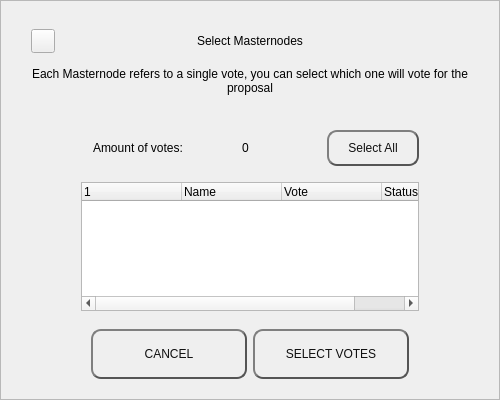
<?xml version="1.0" encoding="UTF-8"?>
<ui version="4.0">
 <class>MnSelectionDialog</class>
 <widget class="QWidget" name="MnSelectionDialog">
  <property name="geometry">
   <rect>
    <x>0</x>
    <y>0</y>
    <width>500</width>
    <height>400</height>
   </rect>
  </property>
  <property name="windowTitle">
   <string notr="true">N/A</string>
  </property>
  <layout class="QVBoxLayout" name="verticalLayout_3">
   <property name="spacing">
    <number>0</number>
   </property>
   <property name="leftMargin">
    <number>0</number>
   </property>
   <property name="topMargin">
    <number>0</number>
   </property>
   <property name="rightMargin">
    <number>0</number>
   </property>
   <property name="bottomMargin">
    <number>0</number>
   </property>
   <item>
    <widget class="QFrame" name="frame">
     <property name="styleSheet">
      <string notr="true"/>
     </property>
     <property name="frameShape">
      <enum>QFrame::StyledPanel</enum>
     </property>
     <property name="frameShadow">
      <enum>QFrame::Raised</enum>
     </property>
     <layout class="QVBoxLayout" name="verticalLayout_2">
      <property name="spacing">
       <number>6</number>
      </property>
      <property name="leftMargin">
       <number>30</number>
      </property>
      <property name="topMargin">
       <number>20</number>
      </property>
      <property name="rightMargin">
       <number>30</number>
      </property>
      <property name="bottomMargin">
       <number>20</number>
      </property>
      <item>
       <layout class="QHBoxLayout" name="horizontalLayout_3">
        <property name="spacing">
         <number>0</number>
        </property>
        <item>
         <widget class="QPushButton" name="btnEsc">
          <property name="minimumSize">
           <size>
            <width>24</width>
            <height>24</height>
           </size>
          </property>
          <property name="maximumSize">
           <size>
            <width>24</width>
            <height>24</height>
           </size>
          </property>
          <property name="focusPolicy">
           <enum>Qt::NoFocus</enum>
          </property>
          <property name="text">
           <string/>
          </property>
         </widget>
        </item>
        <item>
         <spacer name="horizontalSpacer_2">
          <property name="orientation">
           <enum>Qt::Horizontal</enum>
          </property>
          <property name="sizeHint" stdset="0">
           <size>
            <width>40</width>
            <height>20</height>
           </size>
          </property>
         </spacer>
        </item>
        <item>
         <widget class="QLabel" name="labelTitle">
          <property name="minimumSize">
           <size>
            <width>0</width>
            <height>40</height>
           </size>
          </property>
          <property name="maximumSize">
           <size>
            <width>16777215</width>
            <height>40</height>
           </size>
          </property>
          <property name="styleSheet">
           <string notr="true">padding-right:24px;</string>
          </property>
          <property name="text">
           <string>Select Masternodes</string>
          </property>
          <property name="alignment">
           <set>Qt::AlignCenter</set>
          </property>
          <property name="margin">
           <number>7</number>
          </property>
         </widget>
        </item>
        <item>
         <spacer name="horizontalSpacer">
          <property name="orientation">
           <enum>Qt::Horizontal</enum>
          </property>
          <property name="sizeHint" stdset="0">
           <size>
            <width>40</width>
            <height>20</height>
           </size>
          </property>
         </spacer>
        </item>
       </layout>
      </item>
      <item>
       <widget class="QLabel" name="labelMessage">
        <property name="text">
         <string>Each Masternode refers to a single vote, you can select which one will vote for the proposal</string>
        </property>
        <property name="alignment">
         <set>Qt::AlignCenter</set>
        </property>
        <property name="wordWrap">
         <bool>true</bool>
        </property>
       </widget>
      </item>
      <item>
       <spacer name="verticalSpacer">
        <property name="orientation">
         <enum>Qt::Vertical</enum>
        </property>
        <property name="sizeType">
         <enum>QSizePolicy::Fixed</enum>
        </property>
        <property name="sizeHint" stdset="0">
         <size>
          <width>20</width>
          <height>20</height>
         </size>
        </property>
       </spacer>
      </item>
      <item>
       <widget class="QWidget" name="widget" native="true">
        <property name="minimumSize">
         <size>
          <width>0</width>
          <height>55</height>
         </size>
        </property>
        <layout class="QVBoxLayout" name="verticalLayout">
         <property name="spacing">
          <number>0</number>
         </property>
         <property name="leftMargin">
          <number>50</number>
         </property>
         <property name="topMargin">
          <number>0</number>
         </property>
         <property name="rightMargin">
          <number>50</number>
         </property>
         <property name="bottomMargin">
          <number>0</number>
         </property>
         <item>
          <widget class="QWidget" name="containerTop" native="true">
           <layout class="QHBoxLayout" name="horizontalLayout_2">
            <property name="spacing">
             <number>3</number>
            </property>
            <property name="leftMargin">
             <number>0</number>
            </property>
            <property name="topMargin">
             <number>0</number>
            </property>
            <property name="rightMargin">
             <number>0</number>
            </property>
            <property name="bottomMargin">
             <number>0</number>
            </property>
            <item>
             <widget class="QWidget" name="containerAmountOfVotes" native="true">
              <property name="minimumSize">
               <size>
                <width>180</width>
                <height>36</height>
               </size>
              </property>
              <property name="maximumSize">
               <size>
                <width>16777215</width>
                <height>36</height>
               </size>
              </property>
              <layout class="QHBoxLayout" name="horizontalLayout_4" stretch="1,0">
               <property name="spacing">
                <number>4</number>
               </property>
               <property name="leftMargin">
                <number>12</number>
               </property>
               <property name="topMargin">
                <number>4</number>
               </property>
               <property name="rightMargin">
                <number>12</number>
               </property>
               <property name="bottomMargin">
                <number>4</number>
               </property>
               <item>
                <widget class="QLabel" name="labelAmountOfVotesText">
                 <property name="minimumSize">
                  <size>
                   <width>140</width>
                   <height>0</height>
                  </size>
                 </property>
                 <property name="maximumSize">
                  <size>
                   <width>16777215</width>
                   <height>16777215</height>
                  </size>
                 </property>
                 <property name="text">
                  <string>Amount of votes:</string>
                 </property>
                </widget>
               </item>
               <item>
                <widget class="QLabel" name="labelAmountOfVotes">
                 <property name="text">
                  <string notr="true">0</string>
                 </property>
                </widget>
               </item>
              </layout>
             </widget>
            </item>
            <item>
             <spacer name="horizontalSpacer_3">
              <property name="orientation">
               <enum>Qt::Horizontal</enum>
              </property>
              <property name="sizeHint" stdset="0">
               <size>
                <width>211</width>
                <height>20</height>
               </size>
              </property>
             </spacer>
            </item>
            <item>
             <widget class="QPushButton" name="btnSelectAll">
              <property name="minimumSize">
               <size>
                <width>92</width>
                <height>36</height>
               </size>
              </property>
              <property name="maximumSize">
               <size>
                <width>16777215</width>
                <height>36</height>
               </size>
              </property>
              <property name="focusPolicy">
               <enum>Qt::NoFocus</enum>
              </property>
              <property name="styleSheet">
               <string notr="true">QPushButton {
color: #0F0F0F;
border: 2px solid #555;
border-radius: 10px;
border-style: outset;
background: qradialgradient(
cx: 0.3, cy: -0.4, fx: 0.3, fy: -0.4,
radius: 1.35, stop: 0 #d1d5db, stop: 1 #d1d5db
);
padding: 5px;
}

QPushButton:hover {
background: qradialgradient(
cx: 0.3, cy: -0.4, fx: 0.3, fy: -0.4,
radius: 1.35, stop: 0 #d1d5db, stop: 1 #d1d5db
);
}</string>
              </property>
              <property name="text">
               <string>Select All</string>
              </property>
              <property name="checkable">
               <bool>true</bool>
              </property>
              <property name="checked">
               <bool>false</bool>
              </property>
             </widget>
            </item>
           </layout>
          </widget>
         </item>
        </layout>
       </widget>
      </item>
      <item>
       <layout class="QHBoxLayout" name="horizontalLayout_6">
        <property name="leftMargin">
         <number>50</number>
        </property>
        <property name="rightMargin">
         <number>50</number>
        </property>
        <item>
         <widget class="QTreeWidget" name="treeWidget">
          <property name="focusPolicy">
           <enum>Qt::NoFocus</enum>
          </property>
          <property name="styleSheet">
           <string notr="true">outline: 0;</string>
          </property>
          <column>
           <property name="text">
            <string/>
           </property>
          </column>
          <column>
           <property name="text">
            <string>Name</string>
           </property>
          </column>
          <column>
           <property name="text">
            <string>Vote</string>
           </property>
          </column>
          <column>
           <property name="text">
            <string>Status</string>
           </property>
          </column>
         </widget>
        </item>
       </layout>
      </item>
      <item>
       <spacer name="verticalSpacer_3">
        <property name="orientation">
         <enum>Qt::Vertical</enum>
        </property>
        <property name="sizeType">
         <enum>QSizePolicy::Fixed</enum>
        </property>
        <property name="sizeHint" stdset="0">
         <size>
          <width>20</width>
          <height>12</height>
         </size>
        </property>
       </spacer>
      </item>
      <item>
       <layout class="QHBoxLayout" name="horizontalLayout" stretch="2,2">
        <property name="leftMargin">
         <number>60</number>
        </property>
        <property name="rightMargin">
         <number>60</number>
        </property>
        <item>
         <widget class="QPushButton" name="btnCancel">
          <property name="minimumSize">
           <size>
            <width>0</width>
            <height>50</height>
           </size>
          </property>
          <property name="focusPolicy">
           <enum>Qt::NoFocus</enum>
          </property>
          <property name="styleSheet">
           <string notr="true">QPushButton {
color: #0F0F0F;
border: 2px solid #555;
border-radius: 10px;
border-style: outset;
background: qradialgradient(
cx: 0.3, cy: -0.4, fx: 0.3, fy: -0.4,
radius: 1.35, stop: 0 #d1d5db, stop: 1 #d1d5db
);
padding: 5px;
}

QPushButton:hover {
background: qradialgradient(
cx: 0.3, cy: -0.4, fx: 0.3, fy: -0.4,
radius: 1.35, stop: 0 #d1d5db, stop: 1 #d1d5db
);
}</string>
          </property>
          <property name="text">
           <string>CANCEL</string>
          </property>
         </widget>
        </item>
        <item>
         <widget class="QPushButton" name="btnSave">
          <property name="minimumSize">
           <size>
            <width>0</width>
            <height>50</height>
           </size>
          </property>
          <property name="focusPolicy">
           <enum>Qt::NoFocus</enum>
          </property>
          <property name="styleSheet">
           <string notr="true">QPushButton {
color: #0F0F0F;
border: 2px solid #555;
border-radius: 10px;
border-style: outset;
background: qradialgradient(
cx: 0.3, cy: -0.4, fx: 0.3, fy: -0.4,
radius: 1.35, stop: 0 #d1d5db, stop: 1 #d1d5db
);
padding: 5px;
}

QPushButton:hover {
background: qradialgradient(
cx: 0.3, cy: -0.4, fx: 0.3, fy: -0.4,
radius: 1.35, stop: 0 #d1d5db, stop: 1 #d1d5db
);
}</string>
          </property>
          <property name="text">
           <string>SELECT VOTES</string>
          </property>
         </widget>
        </item>
       </layout>
      </item>
     </layout>
    </widget>
   </item>
  </layout>
 </widget>
 <resources/>
 <connections/>
</ui>
